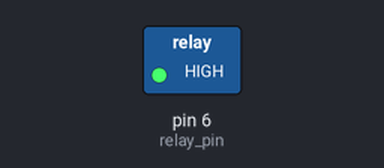
A sketch run on a simulated Arduino Uno, built with avr-gcc and run on an emulated ATmega328P. On the bench: switched loads named in the sketch (green lamp = pin HIGH). Dashed ring = blinking.

Above: at 0.5 s.
Timing chart, 0 to 4.6 s (numbered marks = the images above):
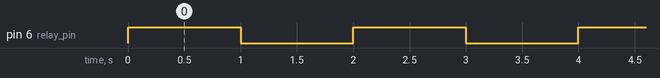

The sketch:

relay101.ino
```cpp
const int relay_pin = 6;

void setup() {
  // put your setup code here, to run once:
  pinMode(relay_pin, OUTPUT);
}

void loop() {
  // put your main code here, to run repeatedly:
  digitalWrite(relay_pin, HIGH);
  delay(1000);
  digitalWrite(relay_pin, LOW);
  delay(1000);
}
```

Measured:
- by itself, pin 6 (relay_pin): alternates HIGH for 1.0 s and LOW for 1.0 s
